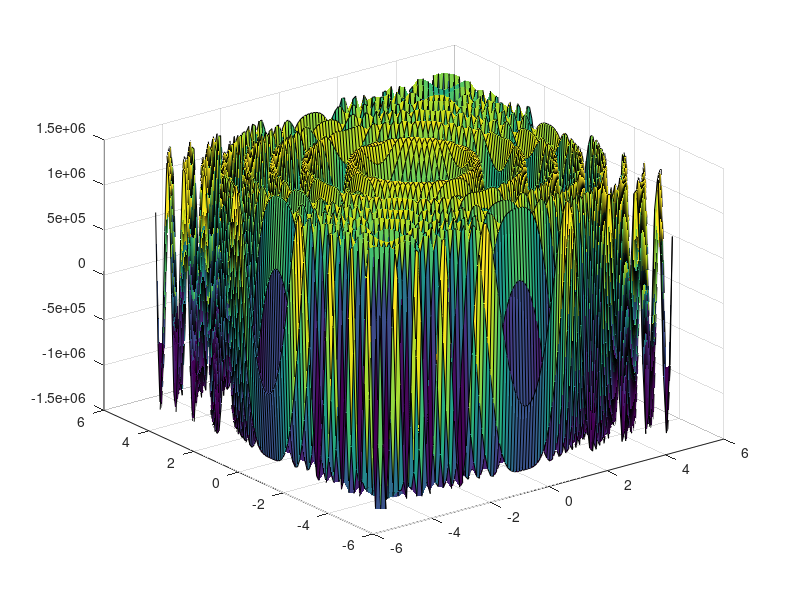

The MATLAB source for this figure:
format long
i = sqrt(-1);
x = 1; y = 1; z = 3;
lambda0 = 633*10^-9;
k0 = 2*pi;
D = 1;
fun = @(z) exp(-i*x*cos(z)+y*sin(z));
funcTheta = integral(fun,0,2*pi);
funcR = i*D*z*exp(-i*k0*D/z)/k0+z^2/k0^2*(exp(-i*k0*D/z)-1);
x = linspace(-5,5,100);
y = linspace(-5,5,100);
[X,Y] = meshgrid(x,y);
f = -i*exp(i*k0*z)/(lambda0*z)*funcTheta*funcR*cos(k0/(2*z).*(X.^2+Y.^2))+i.*sin(k0/(2*z).*(X.^2+Y.^2));
surf(X,Y,real(f))
